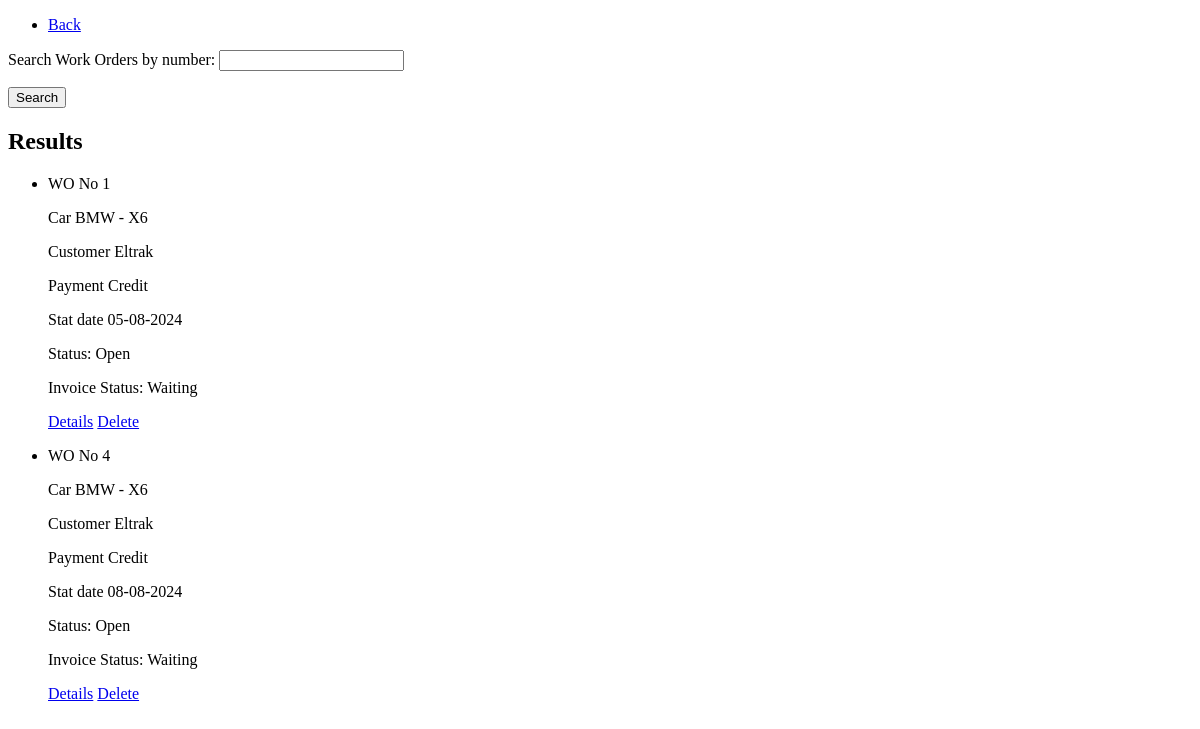
The app's page /work-orders/workorder/search, older data.
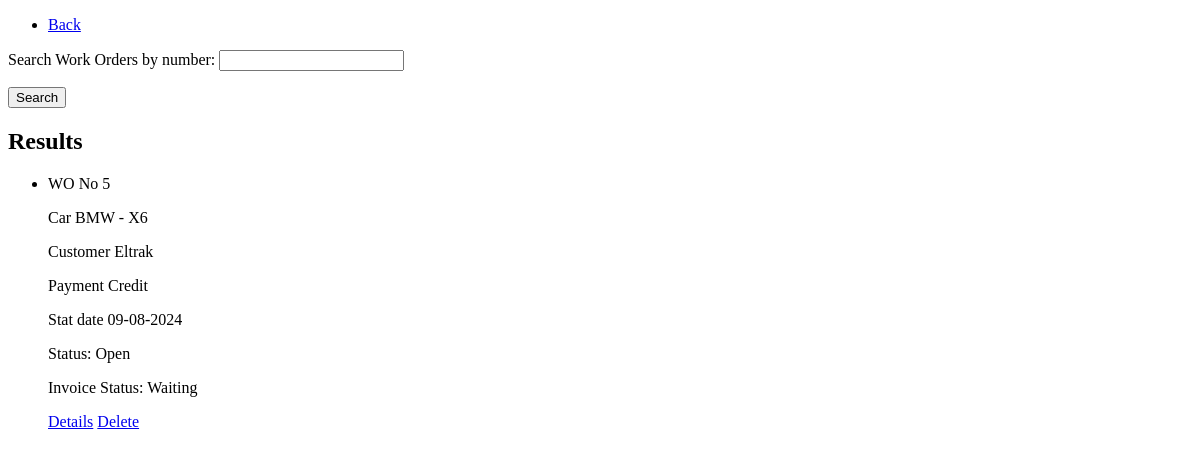
The same page, newer data.
### work_orders/models.py (models this page shows, shortened)
class WorkOrder(models.Model):
    customer = models.ForeignKey(Customer, on_delete=models.CASCADE)
    car = models.ForeignKey(Car, on_delete=models.CASCADE)
    payment = models.CharField(max_length=30, blank=True, choices=[('Credit', "Credit"), ("Cash", "Cash")])
    created_at = models.DateTimeField(auto_now_add=True)
    is_active = models.BooleanField(default=True)
    invoiced = models.BooleanField(default=False)
    is_deleted = models.BooleanField(default=False)
    deleted_at = models.DateTimeField(blank=True, null=True)
    objects = ActiveManager()
    all_objects = models.Manager()

### data/models.py (models this page shows)
class Car(models.Model):
    COLOR_CHOICES = [
        ("Black", "Black"),
        ("White", "White"),
        ("Gray", "Gray"),
        ("Silver", "Silver"),
        ("Red", "Red"),
        ("Blue", "Blue"),
        ("Brown", "Brown"),
        ("Green", "Green"),
        ("Yellow", "Yellow"),
        ("Other", "Other"),
    ]
    ENGINE_CHOICES = [
        ("Diesel", "Diesel"),
        ("Gasoline", "Gasoline"),
        ("Gas", "Gas"),
        ("Hybrid", "Hybrid")
    ]
    make = models.CharField(max_length=55)
    model = models.CharField(max_length=55)
    color = models.CharField(max_length=55, blank=True, choices=COLOR_CHOICES)
    engine = models.CharField(max_length=55, blank=True, choices=ENGINE_CHOICES)
    date_built = models.DateField(blank=True, null=True)
    vin_number = models.CharField(max_length=55, blank=True)
    customer = models.ForeignKey(Customer, related_name='car', on_delete=models.CASCADE)
    def __str__(self):
        return f"{self.make} - {self.model}"

class Customer(models.Model):
    COUNTRY_CHOICES = [
        ("Bulgaria", "Bulgaria"),
        ("Albania", "Albania"),
        ("Bosnia and Herzegovina", "Bosnia and Herzegovina"),
        ("Greece", "Greece"),
        ("Kosovo", "Kosovo"),
        ("North Macedonia", "North Macedonia"),
        ("Montenegro", "Montenegro"),
        ("Romania", "Romania"),
        ("Serbia", "Serbia"),
        ("Turkey", "Turkey"),
        ("Croatia", "Croatia"),
        ("Slovenia", "Slovenia")
    ]
    PAYMENT_CHOICES = [("cash", "Cash"),
                       ("credit", "Credit")]
    PAYMENT_TERMS_CHOICES = [('COD', 'Cash on Delivery'), ('CIA', 'Cash in Advance'), ('Net_15', '15 days'),
                             ('Net_30', '30 days')]
    name = models.CharField(max_length=100)
    vat = models.IntegerField(validators=[vat_number_validator])
    country = models.CharField(max_length=100, choices=COUNTRY_CHOICES)
    city = models.CharField(max_length=100, blank=True)
    address = models.CharField(max_length=100, blank=True)
    is_active = models.BooleanField(default=True)
    credit_limit = models.DecimalField(max_digits=10, decimal_places=0, blank=True, null=True,
                                       validators=[credit_limit_validator])
    payment_terms = models.CharField(max_length=30, choices=PAYMENT_TERMS_CHOICES)
    description = models.TextField(blank=True)
    def __str__(self):
        return self.name

### work_orders/views.py (the view)
# urls.py: path('workorder/search', WorkOrderSearchView.as_view(), name="work_orders_search"),
class WorkOrderSearchView(ListView):
    model = WorkOrder
    template_name = 'work_orders/edit-work-order.html'
    context_object_name = 'work_orders'
    def get_queryset(self):
        queryset = super().get_queryset()
        query = self.request.GET.get('query', None)
        if query:
            queryset = queryset.filter(Q(id__icontains=query))
        return queryset
    def get_context_data(self, **kwargs):
        context = super().get_context_data(**kwargs)
        context["form"] = WorkOrderSearchForm(self.request.GET)
        return context

### work_orders/forms.py
class WorkOrderSearchForm(forms.Form):
    query = forms.CharField(label='Search Work Orders by number', max_length=255, required=False)

### work_orders/models.py (called while the page is built)
    def get_queryset(self):
        return super().get_queryset().filter(is_deleted=False)

### work_orders/templates/work_orders/edit-work-order.html (shortened to what this page needs)
<!DOCTYPE html>
<html lang="en">
<head>
</head>
<body>
<ul>
    <li><a href="{% url 'home' %}">Back</a></li>
</ul>
<form method="get">
    {{ form.as_p }}
    <button type="submit">Search</button>
</form>
<h2>Results</h2>
<ul>
    {% for work_order in work_orders %}
        <li>
            <p>WO No {{ work_order.id }} </p>
            <p>Car {{ work_order.car }}</p>
            <p>Customer {{ work_order.customer }}</p>
            <p>Payment {{ work_order.payment }}</p>
            <p>Stat date {{ work_order.created_at|date:"d-m-Y" }}</p>
            {% if work_order.is_active %}
                <p>Status: Open</p>
            {% else %}
                <p>Status: Close</p>
            {% endif %}
            {% if work_order.invoiced %}
            <p>Invoice Status: Invoiced</p>
            {% else %}
            <p>Invoice Status: Waiting</p>
            {% endif %}
            <a href="{% url 'work_orders:workorder_detail' work_order.pk %}">Details</a>
            <a href="{% url 'work_orders:workorder_delete' work_order.pk %}">Delete</a>
        </li>
    {% empty %}
        <li>No work order found</li>
    {% endfor %}
</ul>
</body>
</html>

Row changes from the older to the newer data that the page shows:
removed WorkOrder: id "1", car "BMW - X6", customer "Eltrak", payment "Credit", created_at "05-08-2024", is_active "Status: Open", invoiced "Invoice Status: Waiting"
removed WorkOrder: id "4", car "BMW - X6", customer "Eltrak", payment "Credit", created_at "08-08-2024", is_active "Status: Open", invoiced "Invoice Status: Waiting"
added WorkOrder: id "5", car "BMW - X6", customer "Eltrak", payment "Credit", created_at "09-08-2024", is_active "Status: Open", invoiced "Invoice Status: Waiting"
